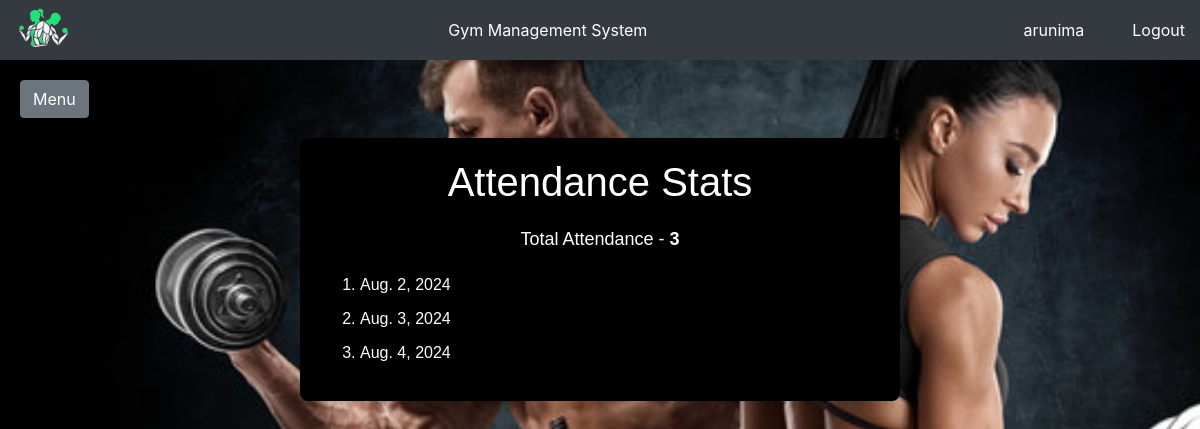
/attendance_stats/ (signed in), run on the app's committed database.
### attendance/models.py (models this page shows)
class AttendanceRecord(models.Model):
    user = models.ForeignKey(User, on_delete=models.CASCADE)
    date = models.DateField()
    class Meta:
        unique_together = ('user', 'date')

### attendance/views.py (the view)
# urls.py: path('attendance_stats/', views.attendance_stats, name='attendance_stats'),
@login_required
def attendance_stats(request):
    user = request.user
    records = AttendanceRecord.objects.filter(user=user)
    return render(request, 'attendance/attendance_stats.html', {'records': records})

### main/templates/attendance/attendance_stats.html
{% extends "base.html" %}
{% block content %}
<div style="font-family: Arial, sans-serif; padding: 20px; display: flex; justify-content: center;">
  <div style="background-color:black;padding: 20px 40px; box-shadow: 0 0 10px rgba(0, 0, 0, 0.1); border-radius: 8px; max-width: 600px; width: 100%;">
    <h1 style="color: #333; margin-bottom: 20px; text-align: center;color: white;">Attendance Stats</h1>
    <p style="font-size: 18px; color: #555; text-align: center;color: white;">Total Attendance - <strong>{{ records.count }}</strong></p>
    <ol style="margin-top: 20px; padding-left: 20px; color: #555;">
      {% for record in records %}
      <li style="margin-bottom: 10px;color: white;">{{ record.date }}</li>
      {% endfor %}
    </ol>
  </div>
</div>
{% endblock %}

### main/templates/base.html (shortened to what this page needs)
<!DOCTYPE html>
<html>
  <head>
    <link
      href="https://stackpath.bootstrapcdn.com/bootstrap/4.5.2/css/bootstrap.min.css"
      rel="stylesheet"
    />
    {% load static %}
    <link rel="stylesheet" type="text/css" href="{% static 'css/main.css' %}" />
  </head>
  <body>
    <div class="header">
      <a href="{% url 'home' %}">
        <img
          src="{% static 'images/gms_logo.png' %}"
          alt="Logo"
        />
      </a>
      <div class="center">Gym Management System</div>
      <div class="text-white mr-5">{{user.username}}</div>
      <a href="/" class="text-white">Logout</a>
    </div>
    <div class="content" id="content">
      <button
        class="btn btn-secondary"
        id="sidebarCollapse"
        style="margin-top: 60px"
      >
        Menu
      </button>
      {% block content %} {% endblock %}
    </div>
  </body>
</html>

### main/static/css/main.css (style rules this page uses)
.header { height: 60px; background-color: #343a40; color: #ffffff; text-align: center; position: fixed; width: 100%; top: 0; z-index: 1000; display: flex; align-items: center; justify-content: space-between; padding: 0 15px; }
.header img { height: 50px; }
.header .center { flex-grow: 1; text-align: center; }
.content { padding: 20px; }
.content { margin-left: 0; padding: 20px; transition: margin-left 0.3s ease; }

### data on the page
AttendanceRecord: date "Aug. 2, 2024"
AttendanceRecord: date "Aug. 3, 2024"
AttendanceRecord: date "Aug. 4, 2024"

### other printed values
{{ user.username }} "arunima"
{{ records.count }} "3"
